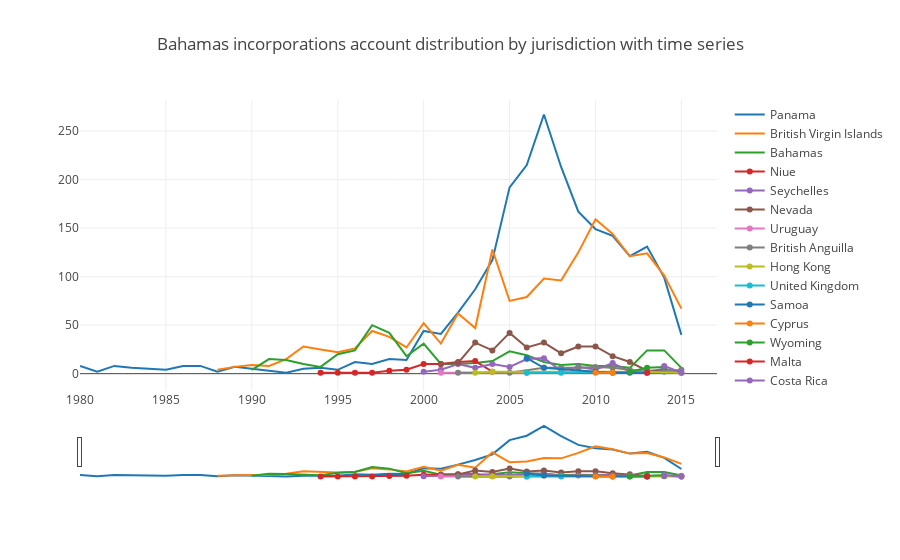
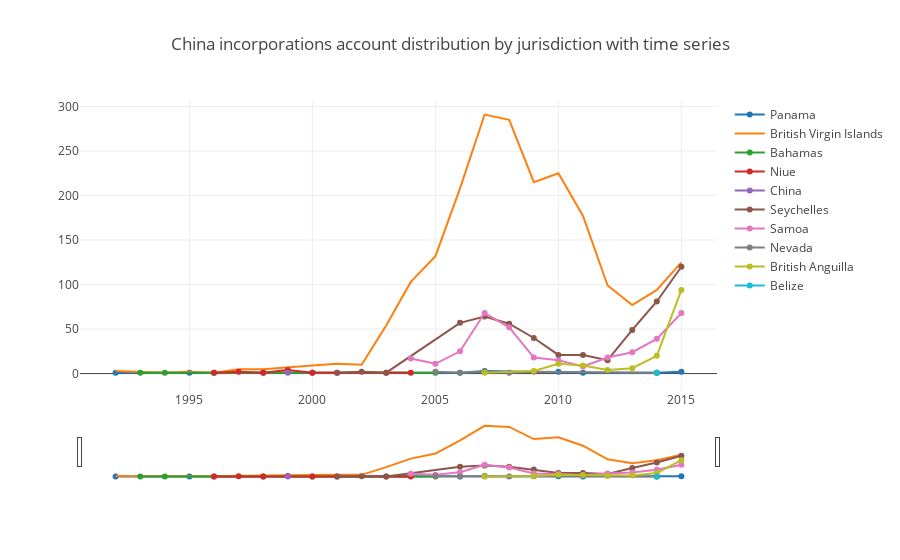
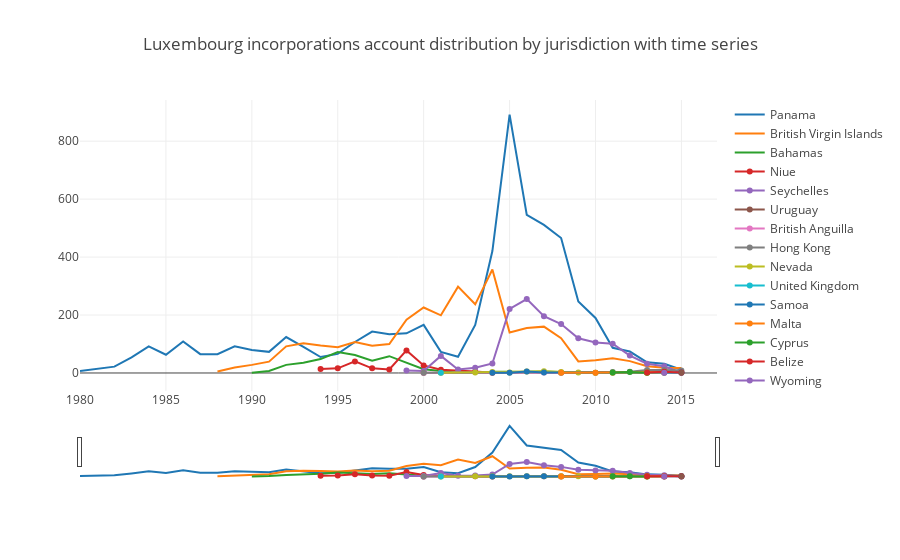
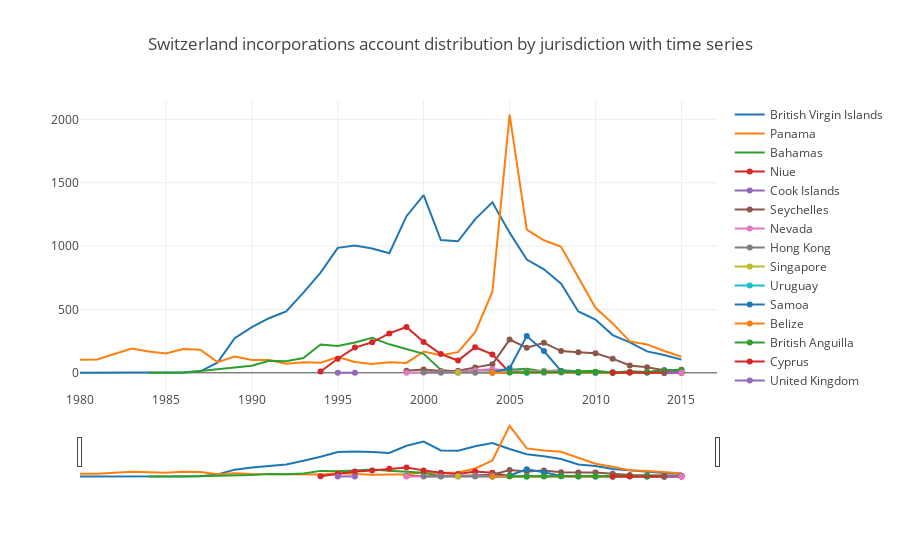

Notebook code cell kept with these figures, in order:
### Code cell
visualizer.visualize_slider_country(countries_frame, 'incorporations')

### Figure 1 — Plotly figure (JSON) as saved in the notebook; plotly's stock layout.template omitted (floating-point values rounded to 4 significant figures)
{"data": [{"name": "Panama", "type": "scatter", "x": [1980, 1981, 1982, 1983, 1984, 1985, 1986, 1987, 1988, 1989, 1991, 1992, 1993, 1994, 1995, 1996, 1997, 1998, 1999, 2000, 2001, 2002, 2003, 2004, 2005, 2006, 2007, 2008, 2009, 2010, 2011, 2012, 2013, 2014, 2015], "y": [8, 2, 8, 6, 5, 4, 8, 8, 2, 7, 3, 1, 5, 6, 4, 12, 10, 15, 14, 44, 41, 63, 87, 117, 192, 215, 267, 213, 167, 149, 142, 121, 131, 99, 40]}, {"name": "British Virgin Islands", "type": "scatter", "x": [1988, 1989, 1990, 1991, 1992, 1993, 1994, 1995, 1996, 1997, 1998, 1999, 2000, 2001, 2002, 2003, 2004, 2005, 2006, 2007, 2008, 2009, 2010, 2011, 2012, 2013, 2014, 2015], "y": [4, 7, 9, 8, 15, 28, 25, 22, 26, 44, 38, 27, 52, 31, 62, 47, 128, 75, 79, 98, 96, 125, 159, 144, 121, 124, 101, 67]}, {"name": "Bahamas", "type": "scatter", "x": [1990, 1991, 1992, 1993, 1994, 1995, 1996, 1997, 1998, 1999, 2000, 2001, 2002, 2003, 2004, 2005, 2006, 2007, 2008, 2009, 2010, 2011, 2012, 2013, 2014, 2015], "y": [4, 15, 14, 10, 7, 20, 24, 50, 42, 18, 31, 10, 10, 11, 13, 23, 19, 12, 9, 10, 8, 8, 6, 24, 24, 6]}, {"name": "Niue", "type": "scatter", "x": [1994, 1995, 1996, 1997, 1998, 1999, 2000, 2001, 2002, 2003, 2004], "y": [1, 1, 1, 1, 3, 4, 10, 10, 12, 13, 2]}, {"name": "Seychelles", "type": "scatter", "x": [2000, 2001, 2002, 2003, 2004, 2005, 2006, 2007, 2008, 2009, 2010, 2011, 2012, 2013, 2014, 2015], "y": [2, 4, 10, 6, 10, 7, 15, 16, 3, 7, 4, 11, 2, 2, 5, 1]}, {"name": "Nevada", "type": "scatter", "x": [2001, 2002, 2003, 2004, 2005, 2006, 2007, 2008, 2009, 2010, 2011, 2012, 2013, 2014], "y": [10, 11, 32, 24, 42, 27, 32, 21, 28, 28, 18, 12, 3, 3]}, {"name": "Uruguay", "type": "scatter", "x": [2001, 2006], "y": [1, 1]}, {"name": "British Anguilla", "type": "scatter", "x": [2002, 2005, 2007, 2008, 2009, 2010, 2011, 2012, 2013, 2014, 2015], "y": [1, 1, 6, 6, 6, 7, 6, 4, 2, 2, 4]}, {"name": "Hong Kong", "type": "scatter", "x": [2003, 2004, 2012, 2015], "y": [1, 2, 2, 1]}, {"name": "United Kingdom", "type": "scatter", "x": [2006, 2008, 2013], "y": [1, 1, 2]}, {"name": "Samoa", "type": "scatter", "x": [2006, 2007, 2010, 2011, 2012, 2013], "y": [16, 6, 2, 1, 1, 1]}, {"name": "Cyprus", "type": "scatter", "x": [2010, 2011], "y": [1, 1]}, {"name": "Wyoming", "type": "scatter", "x": [2012, 2013, 2014], "y": [2, 6, 7]}, {"name": "Malta", "type": "scatter", "x": [2013], "y": [1]}, {"name": "Costa Rica", "type": "scatter", "x": [2014, 2015], "y": [8, 1]}], "layout": {"title": "Bahamas incorporations account distribution by jurisdiction with time series", "xaxis": {"rangeslider": {}, "type": "date"}}}

### Figure 2 — Plotly figure (JSON) as saved in the notebook; plotly's stock layout.template omitted (floating-point values rounded to 4 significant figures)
{"data": [{"name": "Panama", "type": "scatter", "x": [1992, 1995, 1996, 2006, 2007, 2010, 2011, 2014, 2015], "y": [1, 1, 1, 1, 3, 2, 1, 1, 2]}, {"name": "British Virgin Islands", "type": "scatter", "x": [1992, 1993, 1994, 1995, 1996, 1997, 1998, 2000, 2001, 2002, 2003, 2004, 2005, 2006, 2007, 2008, 2009, 2010, 2011, 2012, 2013, 2014, 2015], "y": [3, 2, 1, 2, 1, 5, 5, 9, 11, 10, 54, 103, 132, 208, 291, 285, 215, 225, 177, 99, 77, 94, 125]}, {"name": "Bahamas", "type": "scatter", "x": [1993, 1994, 1998, 2000, 2005], "y": [1, 1, 1, 1, 1]}, {"name": "Niue", "type": "scatter", "x": [1996, 1997, 1998, 1999, 2000, 2001, 2003, 2004], "y": [1, 2, 1, 4, 1, 1, 1, 1]}, {"name": "China", "type": "scatter", "x": [1999], "y": [1]}, {"name": "Seychelles", "type": "scatter", "x": [2001, 2002, 2003, 2006, 2007, 2008, 2009, 2010, 2011, 2012, 2013, 2014, 2015], "y": [1, 2, 1, 57, 64, 56, 40, 21, 21, 15, 49, 81, 120]}, {"name": "Samoa", "type": "scatter", "x": [2004, 2005, 2006, 2007, 2008, 2009, 2010, 2011, 2012, 2013, 2014, 2015], "y": [17, 11, 25, 68, 52, 18, 15, 8, 18, 24, 39, 68]}, {"name": "Nevada", "type": "scatter", "x": [2005, 2006, 2007, 2008, 2009, 2014], "y": [2, 1, 2, 1, 2, 1]}, {"name": "British Anguilla", "type": "scatter", "x": [2007, 2009, 2010, 2011, 2012, 2013, 2014, 2015], "y": [1, 3, 11, 9, 4, 6, 20, 94]}, {"name": "Belize", "type": "scatter", "x": [2014], "y": [1]}], "layout": {"title": "China incorporations account distribution by jurisdiction with time series", "xaxis": {"rangeslider": {}, "type": "date"}}}

### Figure 3 — Plotly figure (JSON) as saved in the notebook; plotly's stock layout.template omitted (floating-point values rounded to 4 significant figures)
{"data": [{"name": "Panama", "type": "scatter", "x": [1980, 1981, 1982, 1983, 1984, 1985, 1986, 1987, 1988, 1989, 1990, 1991, 1992, 1993, 1994, 1995, 1996, 1997, 1998, 1999, 2000, 2001, 2002, 2003, 2004, 2005, 2006, 2007, 2008, 2009, 2010, 2011, 2012, 2013, 2014, 2015], "y": [7, 15, 22, 54, 92, 63, 109, 65, 65, 92, 79, 73, 124, 90, 55, 66, 107, 143, 134, 137, 166, 73, 56, 166, 421, 892, 546, 511, 466, 247, 190, 87, 74, 37, 32, 11]}, {"name": "British Virgin Islands", "type": "scatter", "x": [1988, 1989, 1990, 1991, 1992, 1993, 1994, 1995, 1996, 1997, 1998, 1999, 2000, 2001, 2002, 2003, 2004, 2005, 2006, 2007, 2008, 2009, 2010, 2011, 2012, 2013, 2014, 2015], "y": [5, 19, 28, 39, 92, 103, 95, 89, 107, 94, 100, 184, 226, 199, 298, 237, 357, 140, 155, 160, 120, 40, 44, 51, 41, 23, 18, 17]}, {"name": "Bahamas", "type": "scatter", "x": [1990, 1991, 1992, 1993, 1994, 1995, 1996, 1997, 1998, 1999, 2000, 2002, 2003, 2004, 2005, 2006, 2007, 2009, 2011, 2012], "y": [1, 7, 28, 35, 48, 72, 62, 42, 58, 36, 13, 1, 1, 4, 3, 3, 5, 1, 2, 1]}, {"name": "Niue", "type": "scatter", "x": [1994, 1995, 1996, 1997, 1998, 1999, 2000, 2001, 2003, 2004], "y": [14, 16, 40, 16, 12, 78, 26, 11, 5, 1]}, {"name": "Seychelles", "type": "scatter", "x": [1999, 2000, 2001, 2002, 2003, 2004, 2005, 2006, 2007, 2008, 2009, 2010, 2011, 2012, 2013, 2014, 2015], "y": [9, 7, 59, 12, 18, 33, 221, 255, 196, 169, 120, 105, 101, 60, 32, 23, 1]}, {"name": "Uruguay", "type": "scatter", "x": [2000], "y": [1]}, {"name": "British Anguilla", "type": "scatter", "x": [2000, 2007, 2008, 2011, 2014], "y": [1, 2, 2, 1, 1]}, {"name": "Hong Kong", "type": "scatter", "x": [2000, 2008, 2010, 2011, 2012, 2013, 2014, 2015], "y": [1, 1, 1, 3, 4, 10, 10, 9]}, {"name": "Nevada", "type": "scatter", "x": [2001, 2003, 2004, 2005, 2006, 2007, 2008, 2009, 2010, 2011, 2013, 2014], "y": [1, 2, 3, 2, 5, 6, 3, 2, 1, 1, 2, 1]}, {"name": "United Kingdom", "type": "scatter", "x": [2001], "y": [1]}, {"name": "Samoa", "type": "scatter", "x": [2004, 2005, 2006, 2007, 2014, 2015], "y": [1, 1, 5, 2, 2, 2]}, {"name": "Malta", "type": "scatter", "x": [2008, 2010, 2013, 2014], "y": [1, 1, 1, 3]}, {"name": "Cyprus", "type": "scatter", "x": [2011, 2012, 2013], "y": [2, 3, 1]}, {"name": "Belize", "type": "scatter", "x": [2013, 2014, 2015], "y": [2, 4, 2]}, {"name": "Wyoming", "type": "scatter", "x": [2014], "y": [1]}, {"name": "Costa Rica", "type": "scatter", "x": [2015], "y": [1]}], "layout": {"title": "Luxembourg incorporations account distribution by jurisdiction with time series", "xaxis": {"rangeslider": {}, "type": "date"}}}

### Figure 4 — Plotly figure (JSON) as saved in the notebook; plotly's stock layout.template omitted (floating-point values rounded to 4 significant figures)
{"data": [{"name": "British Virgin Islands", "type": "scatter", "x": [1980, 1984, 1985, 1986, 1987, 1988, 1989, 1990, 1991, 1992, 1993, 1994, 1995, 1996, 1997, 1998, 1999, 2000, 2001, 2002, 2003, 2004, 2005, 2006, 2007, 2008, 2009, 2010, 2011, 2012, 2013, 2014, 2015], "y": [1, 1, 1, 4, 12, 80, 273, 360, 431, 485, 633, 791, 986, 1005, 981, 944, 1236, 1403, 1048, 1038, 1213, 1345, 1106, 894, 817, 704, 484, 421, 298, 241, 169, 141, 104]}, {"name": "Panama", "type": "scatter", "x": [1980, 1981, 1982, 1983, 1984, 1985, 1986, 1987, 1988, 1989, 1990, 1991, 1992, 1993, 1994, 1995, 1996, 1997, 1998, 1999, 2000, 2001, 2002, 2003, 2004, 2005, 2006, 2007, 2008, 2009, 2010, 2011, 2012, 2013, 2014, 2015], "y": [104, 106, 148, 191, 169, 152, 188, 183, 84, 128, 101, 101, 72, 84, 79, 124, 86, 70, 83, 78, 168, 139, 163, 321, 640, 2038, 1130, 1046, 994, 759, 513, 390, 248, 224, 172, 127]}, {"name": "Bahamas", "type": "scatter", "x": [1984, 1986, 1990, 1991, 1992, 1993, 1994, 1995, 1996, 1997, 1998, 1999, 2000, 2001, 2002, 2003, 2004, 2005, 2006, 2007, 2008, 2009, 2010, 2011, 2012, 2013, 2014, 2015], "y": [1, 1, 56, 95, 92, 117, 224, 211, 240, 277, 225, 189, 150, 23, 9, 22, 21, 24, 32, 10, 20, 13, 17, 3, 13, 6, 19, 16]}, {"name": "Niue", "type": "scatter", "x": [1994, 1995, 1996, 1997, 1998, 1999, 2000, 2001, 2002, 2003, 2004, 2005], "y": [10, 111, 199, 241, 311, 362, 244, 148, 97, 202, 145, 4]}, {"name": "Cook Islands", "type": "scatter", "x": [1995, 1996], "y": [1, 1]}, {"name": "Seychelles", "type": "scatter", "x": [1999, 2000, 2001, 2002, 2003, 2004, 2005, 2006, 2007, 2008, 2009, 2010, 2011, 2012, 2013, 2014, 2015], "y": [17, 27, 14, 17, 43, 67, 262, 198, 237, 172, 163, 155, 112, 58, 44, 21, 24]}, {"name": "Nevada", "type": "scatter", "x": [1999, 2001, 2002, 2003, 2004, 2005, 2006, 2007, 2008, 2009, 2010, 2011, 2012, 2013, 2014], "y": [1, 7, 8, 19, 31, 18, 9, 17, 16, 7, 6, 2, 4, 3, 1]}, {"name": "Hong Kong", "type": "scatter", "x": [2000, 2001, 2002, 2003, 2004, 2005, 2006, 2007, 2008, 2009, 2010, 2011, 2012, 2013, 2014], "y": [2, 1, 1, 1, 2, 4, 1, 1, 3, 1, 1, 4, 3, 2, 6]}, {"name": "Singapore", "type": "scatter", "x": [2002], "y": [3]}, {"name": "Uruguay", "type": "scatter", "x": [2004, 2006], "y": [1, 1]}, {"name": "Samoa", "type": "scatter", "x": [2004, 2005, 2006, 2007, 2008, 2009, 2010, 2011, 2012, 2013, 2014, 2015], "y": [3, 36, 290, 172, 14, 5, 1, 1, 4, 2, 13, 4]}, {"name": "Belize", "type": "scatter", "x": [2004, 2014, 2015], "y": [1, 2, 1]}, {"name": "British Anguilla", "type": "scatter", "x": [2005, 2006, 2007, 2008, 2009, 2010, 2011, 2012, 2013, 2014, 2015], "y": [3, 5, 9, 6, 6, 9, 3, 7, 5, 21, 22]}, {"name": "Cyprus", "type": "scatter", "x": [2011, 2012, 2014, 2015], "y": [1, 3, 1, 1]}, {"name": "United Kingdom", "type": "scatter", "x": [2014, 2015], "y": [1, 1]}, {"name": "Malta", "type": "scatter", "x": [2014], "y": [1]}, {"name": "Ras Al Khaimah", "type": "scatter", "x": [2015], "y": [1]}], "layout": {"title": "Switzerland incorporations account distribution by jurisdiction with time series", "xaxis": {"rangeslider": {}, "type": "date"}}}
